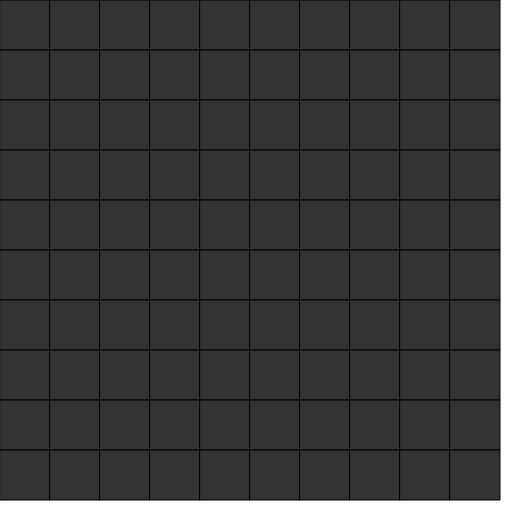
Frame 1 (no input)
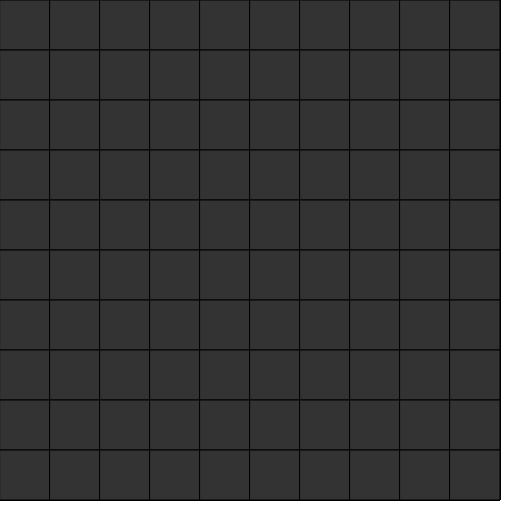
Frame 60 (no input)
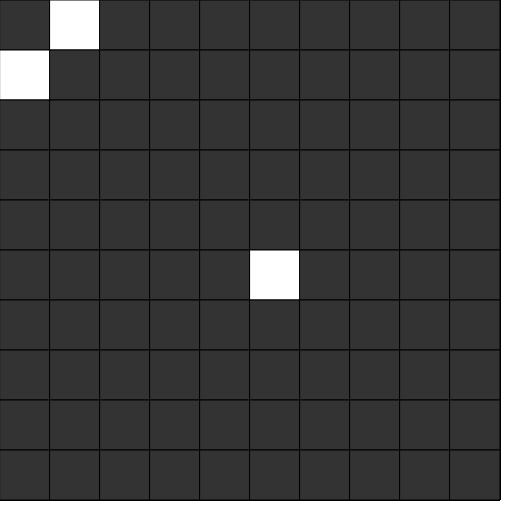
Frame 120 (the mouse pressed at the canvas centre since frame 60)

The p5.js sketch that drew these frames (run headless with seeded random() and noise() and a simulated clock; from frame 60 on, the mouse is pressed at the canvas centre):

// p5.js sketch
// ── sketch.js
const scl = 50;
const w = 510;
let cols = w / scl;
let rows = w / scl;
let grid;

function setup() {
    createCanvas(w, w);
    cols = floor(cols);
    rows = floor(rows);
    grid = createArray(cols, rows);

    for (let i = 0; i < 50; i++) {
        let c = floor(random(cols));
        let r = floor(random(rows));
        grid[c][r].bomb = true;
    }
}

function draw() {
    for (let i = 0; i < cols; i++) {
        for (let j = 0; j < rows; j++) {
            grid[i][j].show();
        }
    }
}

function Cell(x, y) {
    this.bomb = false;
    this.revealed = false;
    this.width = scl;
    this.height = scl;
    this.x = x;
    this.y = y;

    this.show = function() {
        if (this.revealed) {
            fill(255);
        } else {
            fill(51);
        }
        if (this.revealed && this.bomb) {
            //gameOver();
            fill(0);
        }
        rect(this.x, this.y, this.width, this.height);
    };

    this.reveal = function() {
        if (!this.revealed) {
            if (this.bomb) {
                //gameOver();
            }
            this.revealed = true;
            checkNeighbours(this, this.x, this.y);
        }
    };
}

function createArray(cols, rows) {
    let grid = new Array(cols);
    for (let i = 0; i < cols; i++) {
        grid[i] = new Array(rows);
        for (let j = 0; j < rows; j++) {
            grid[i][j] = new Cell(i * scl, j * scl);
        }
    }
    return grid;
}

function mousePressed() {
    for (let i = 0; i < cols; i++) {
        for (let j = 0; j < rows; j++) {
            if (mouseX > grid[i][j].x && mouseX < grid[i][j].x + scl && mouseY > grid[i][j].y && mouseY < grid[i][j].y + scl) {
                grid[i][j].reveal();
            }
        }
    }
}

function checkNeighbours(cell, x, y) {
    let ix = floor(x / cols / scl);
    let iy = floor(y / rows / scl);
    console.log(x + ":" + y);
    console.log(ix + " " + iy);
    console.log(grid[ix][iy]);
    if (iy != rows) {
        grid[ix][(iy + 1)].reveal();
    }
    if (iy != 0) {
        grid[ix][iy - 1].reveal();
    }
    if (ix != cols) {
        grid[ix + 1][iy].reveal();
    }
    if (ix != 0) {
        grid[ix - 1][iy].reveal();
    }
}
